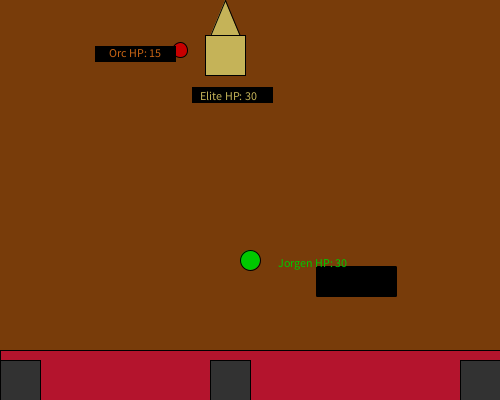
Frame 1 (no input)
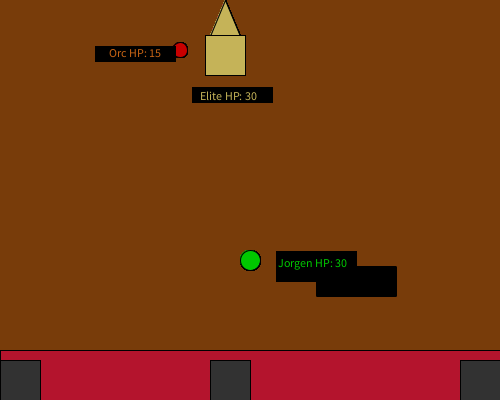
Frame 60 (the mouse pressed at the canvas centre just before this capture)
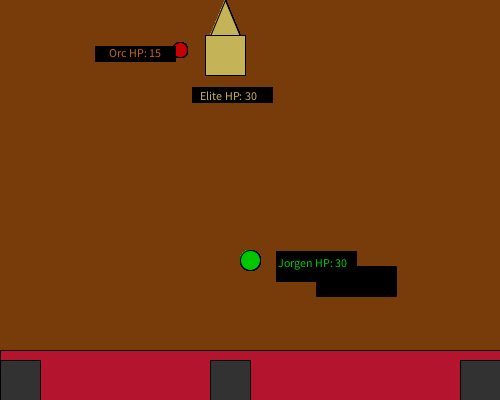
Frame 120 (the mouse held since frame 60 and released just before this capture)

The Processing sketch that drew these frames (run headless with seeded random() and noise(); from frame 60 on, the mouse is pressed at the canvas centre):

// Processing sketch: Turn_Based_Dice_Combat
// ── Turn_Based_Dice_Combat.pde
//Jacob Cantanho -- MidTerm Project Game

//initializing classes, and setting booleans, floats, and integers
//(when false, either progresses or ends game)
Grunt orc = new Grunt();
Elite mage = new Elite();
Player jorgen = new Player();
boolean Grunt = true;
boolean Elite = true;
boolean Player=true;
boolean attackMade = false;
boolean specialAttackMade = false;
float roll;
float Bdamage;
float Sdamage;
int newroll;
int newBdamage;
int newSdamage;

//UI and screen setup
void setup() {
  background(120, 60, 10);
  size(500, 400);
  fill(180, 20, 45);
  rect(0, 350, 500, 400);
  fill(50);
  rect(0, 360, 40, 40);
  rect(210, 360, 40, 40);
  rect(460, 360, 40, 40);
}
//show class objects
void draw() {
  jorgen.display();
  orc.display();
  mage.display();
   if (Player=false) {
     println("game over");
  rectMode(CORNER);
  rect(0,0,500,400);
  textSize(40);
    text("Game Over",250,200);
    delay(3000);
    exit();
  }
}
////UI interactions enabled by these buttons
//Basic attack
void mousePressed() {
  if (mousePressed && mouseY>=350 && mouseY<=400 && mouseX>=0 && mouseX<=50) {
    roll=random(1, 21);
    Bdamage=random(1, 5);
    newroll=int(roll);
    newBdamage=int(Bdamage);
    println("newroll", newroll);
    println("newBdamage", newBdamage);
    //attackMade=true
    if (newroll>=20) {
      newBdamage=newBdamage*2;
    }
    orc.hpGrunt -= newBdamage;
    println("attack");
    
  }
  //Special attack
  if (mousePressed && mouseY >= 360 && mouseY <= 400 && mouseX >= 210 && mouseX <= 250) {
    roll=random(1, 21);
    Sdamage=random(2, 7);
    newroll=int(roll);
    newSdamage=int(Sdamage);
    println("newroll", newroll);
    println("newSdamage", newSdamage);
    //specialAttackMade = true;
    if (newroll>=20) {
      newBdamage=newBdamage*2;
    }
    mage.hpElite -= newSdamage;
    println("sAttack");
  }
}

//if (Grunt = false && Elite = false) {
//  rectMode(CORNER);
//  rect(width,height,0,0);
//  text("Victorious",width/2,height/2);
//}

// ── Code_Credits.pde
//https://forum.processing.org/one/topic/game-timer.html
//user = "v.k." 
//https://stackoverflow.com/questions/16675139/restarting-millis-in-processing-error
//anonymous user

// ── Elite_Enemy.pde
class Elite {

  //Associated Properties
  int x2;
  int y2;
  int hpElite;
  int acElite;

  //Constructor
  //Sets a starting position and hp
  Elite() {
    x2 = 225;
    y2 = 55;
    hpElite = 30;
    acElite = 11;
  }

  //Methods
  //Sets up a display command so the object is drawn when an Elite.display is read
  void display() {
    fill(197, 179, 88);
    triangle(x2-15, y2-19, x2, y2-55, x2+15, y2-19);
    rectMode(CENTER);
    rect(x2, y2, 40, 40);
    fill(0);
    rect(232,95,80,15);
    fill(197,179,88);
    text("Elite HP: " + str(hpElite), 200,100);
  }
}

// ── Grunt_Enemy.pde
class Grunt {

  //Associated Properties
  int x1;
  int y1;
  int hpGrunt;
  int acGrunt;

  //Constructor
  //Sets a starting position and hp
  Grunt() {
    x1 = 180;
    y1 = 50;
    hpGrunt = 15;
    acGrunt = 8;
  }

  //Methods
  //Sets up a display command so the object is drawn when Grunt.display is read
  void display() {
    fill(200, 0, 0);
    ellipse(x1, y1, 15, 15);
    rectMode(CENTER);
    fill(0);
    rect(width/3.7,height/7.4,80,15);
    fill(200,100,20);
    text("Orc HP: " + str(hpGrunt),width/4.6,height/7);
  }
//  if (newroll>8) {
//    hpGrunt=hpGrunt-newBdamage;
//}
//if (hpGrunt<=0) {
//  Grunt=false;
//  println("false");
//{}}}
}

// ── Jorgen_Player.pde
class Player {

  //Associated Properties
  int x0;
  int y0;
  int hpPlayer;
  int acPlayer;
  //int framecount;

  //Constructor
  Player() {
    x0 = 250;
    y0 = 260;
    hpPlayer = 30;
  }

  //Methods
  void display() {{
    fill(0, 200, 0);
    ellipse(250, 260, 20, 20);
    fill(0);
    rect(width/1.58,height/1.5,80,30,1);
    fill(0,200,0);
    text("Jorgen HP: " + str(hpPlayer),width/1.8,height/1.5);
  }
  if (hpPlayer<1){
    Player=false;
  }
  
  if (frameCount % 120 == 0){
  hpPlayer -=1;
}

}}

// ── Timer_Code_Storage.pde

//class Timer {

//  int savedTime; // When Timer started
//  int totalTime; // How long Timer should last

//  Timer(int tempTotalTime) {
//    totalTime = tempTotalTime;
//  }

//  // Starting the timer
//  void start() {
//    // When the timer starts it stores the current time in milliseconds.
//    savedTime = millis();
//  }

//  // The function isFinished() returns true if 50,000 ms have passed. 
//  // The work of the timer is farmed out to this method.

//  boolean isFinished() { 
//    // Check how much time has passed
//    int passedTime = millis()- savedTime;
//    if (passedTime > totalTime) {
      
//      return true;
//    } else {
//      return false;
//    }
//  }
//}//end class


//void timer() {
//  if (millis() > lastTime + interval)
//  {
//    lastTime = millis();
//    println('s');
//    println(lastTime);
//  }
//}

// ── descriptions_and_abbreviations.pde
//hp = Hit Points, or health
//ac = Armour Class, or defence -- The resulting roll of the d20 must exceed this value to achieve a result
//(new)Bdamage = Base character damage, or damage caused by a basic attack
//(new)roll = The result of a 20 sided die (d20).
//(new)Sdamage = Special Character Damage, or damage caused by the special attack, deals no special damage type.
